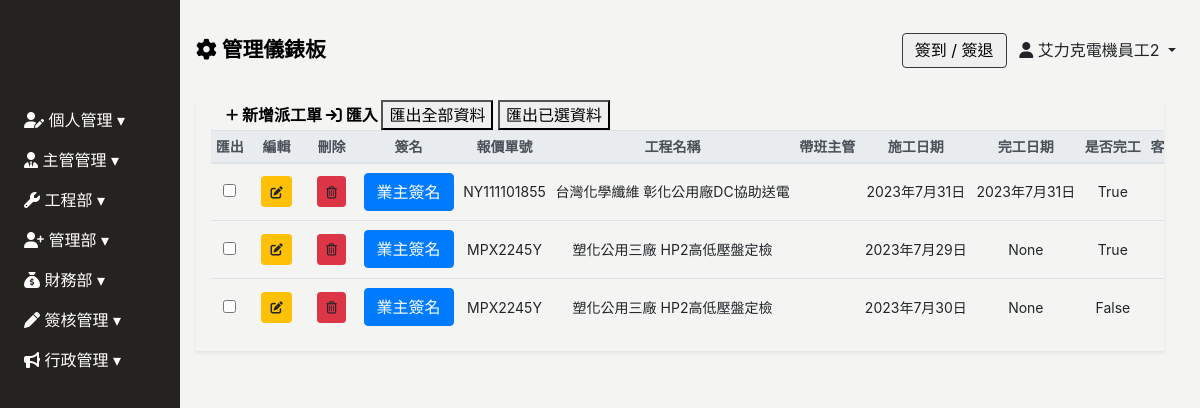
The page /employee_assign/ (signed in) on the database its author committed.
### Backend/models.py (models this page shows, shortened)
class ModifiedModel(models.Model):
    modified_by = models.ForeignKey("Employee", on_delete=models.SET_NULL, null=True, blank=True)
    created_date = models.DateField(default=timezone.now,verbose_name='建立日期')
    update_date = models.DateField(auto_now=True, verbose_name='更新日期')
    class Meta:
        abstract = True

class Employee(ModifiedModel):
    GENDER_CHOICES = [
        ('M', '男'),
        ('F', '女'),
    ]
    BLOOD_TYPE_CHOICES = [
        ('A', 'A型'),
        ('B', 'B型'),
        ('AB','AB型'),
        ('O', 'O型'),
    ]
    MARITAL_STATUS_CHOICES = [
        ('M', '已婚'),
        ('S', '未婚'),
        ('D', '離異'),
    ]
    MILITARY_STATUS_CHOICES = [
        ('M', '義務役'),
        ('E', '免服役'),
        ('A', '替代役'),
    ]
    user = models.OneToOneField(User, null=True, blank=True, on_delete=models.CASCADE)
    profile_image = models.ImageField(upload_to='employee_profile/', blank=True, null=True, default='employee_profile/default_profile.png', verbose_name='員工照片')
    full_name = models.CharField(max_length=30, null=True, blank=True, verbose_name='員工名稱')
    employee_id	 = models.CharField(max_length=30, blank=True,verbose_name='員工ID')
    departments = models.ForeignKey('Department', on_delete=models.SET_NULL, blank=True, null=True, related_name='employees', verbose_name='部門名稱')# 你可以通过department.employees.all()访问一个部门的所有员工。
    position = models.CharField(max_length=30, null=True, blank=True, verbose_name='職稱')
    phone_number = models.CharField(max_length=20, null=True, blank=True,verbose_name='手機號碼')
    contact_number = models.CharField(max_length=20, null=True, blank=True,verbose_name='聯絡電話')
    start_date = models.DateField(null=True, blank=True, verbose_name='到職日期')
    seniority = models.DecimalField(max_digits=3, decimal_places=1, null=True, blank=True, verbose_name='目前年資')
    id_number = models.CharField(max_length=20, null=True, blank=True, verbose_name='身份證字號')
    birthday = models.DateField(null=True, blank=True, verbose_name='出生日期')
    gender = models.CharField(max_length=1, choices=GENDER_CHOICES, null=True, blank=True, verbose_name='性別')
    blood_type = models.CharField(max_length=2, choices=BLOOD_TYPE_CHOICES, null=True, blank=True, verbose_name='血型')
    birth_place = models.CharField(max_length=100, null=True, blank=True, verbose_name='出生地')
    marital_status = models.CharField(max_length=1, choices=MARITAL_STATUS_CHOICES, null=True, blank=True, verbose_name='婚姻狀況')
    military_status = models.CharField(max_length=1, choices=MILITARY_STATUS_CHOICES, null=True, blank=True, verbose_name='兵役狀況')
    permanent_address = models.CharField(max_length=50, null=True, blank=True, verbose_name='戶籍地址')
    current_address_city = models.CharField(max_length=50, null=True, blank=True, verbose_name='現居地址縣市')
    current_address = models.CharField(max_length=50, null=True, blank=True, verbose_name='現居地址')
    location = models.CharField(max_length=50, null=True, blank=True, verbose_name='所在地')
    company_email = models.EmailField(null=True, blank=True, verbose_name='公司E_Mail')
    personal_email = models.EmailField(null=True, blank=True, verbose_name='個人E_Mail')
    emergency_contact = models.CharField(max_length=50, null=True, blank=True, verbose_name='緊急聯絡人1')
    emergency_contact_relations = models.CharField(max_length=50, null=True, blank=True, verbose_name='關係1')
    emergency_contact_phone = models.CharField(max_length=20, null=True, blank=True, verbose_name='聯絡人電話1')
    class Meta:
        verbose_name = "員工"   # 單數
        verbose_name_plural = verbose_name   #複數

class Project_Employee_Assign(ModifiedModel):
    project_job_assign= models.ForeignKey(Project_Job_Assign,on_delete=models.CASCADE,related_name='project_employee_assign',null=True, blank=True, verbose_name="工作派任計畫")
    construction_date = models.DateField(null=True, blank=True, verbose_name="施工日期")
    completion_date = models.DateField(null=True, blank=True, verbose_name="完工日期")
    is_completed = models.BooleanField(verbose_name='完工狀態',blank=True,default=False)
    construction_location = models.CharField(max_length=100,null=True, blank=True, verbose_name='施工地點')
    inspector = models.ManyToManyField('Employee', related_name='employee_assign_work_employee', blank=True, verbose_name='檢測人員')
    vehicle = models.CharField(max_length=100,null=True, blank=True, verbose_name='使用車輛')
    manuscript_return_date = models.DateField(null=True, blank=True, verbose_name="手稿預計回傳日")
    lead_employee = models.ManyToManyField('Employee', related_name='employee_assign_lead_employee', blank=True, verbose_name='帶班主管')
    enterprise_signature = models.ImageField(upload_to="Employee_Assign_Signature",null=True, blank=True, verbose_name='業主簽名')
    carry_equipments = models.ManyToManyField('Equipment', related_name='carry_project', blank=True, verbose_name='攜帶資產')
    class Meta:
        verbose_name = "派工單"   # 單數
        verbose_name_plural = verbose_name   #複數
        ordering = ['-id']

class Project_Job_Assign(ModifiedModel):
    project_confirmation= models.ForeignKey(Project_Confirmation,on_delete=models.CASCADE,related_name='project',null=True, blank=True, verbose_name="工程確認單")
    job_assign_id = models.CharField(max_length=100,null=True, blank=True, verbose_name='工派單編號')
    attendance_date =models.JSONField(null=True, blank=True, verbose_name="出勤日期")
    work_employee = models.ManyToManyField('Employee', related_name='projects_work_employee', blank=True, verbose_name='工作人員')
    lead_employee = models.ManyToManyField('Employee', related_name='projects_lead_employee', blank=True, verbose_name="帶班人員")
    vehicle = models.CharField(max_length=100,null=True, blank=True, verbose_name='使用車輛')
    location = models.CharField(max_length=100,null=True, blank=True, verbose_name="工作地點")
    project_type = models.CharField(max_length=100,null=True, blank=True, verbose_name='工作類型')
    remark = models.TextField(null=True, blank=True, verbose_name="備註")
    attachment = models.FileField(upload_to="project-attachment/", null=True, blank=True, verbose_name="工確單附件")
    class Meta:
        verbose_name = "工作派任計畫"   # 單數
        verbose_name_plural = verbose_name   #複數
        ordering = ['-id']
    def attachment_link(self):
        if self.attachment:
            return format_html("<a href='%s' download>下載</a>" % (self.project_confirmation.attachment.url,))
        else:
            return ""
    attachment_link.allow_tags = True

class Project_Confirmation(ModifiedModel):
    project_confirmation_id = models.CharField(max_length=100, null=True, blank=True, verbose_name="工確單編號")
    quotation_id = models.CharField(max_length=100, null=True, blank=True, verbose_name="報價單號")
    project_name = models.CharField(max_length=100, null=True, blank=True, verbose_name="工程名稱")
    order_id = models.CharField(max_length=100, null=True, blank=True, verbose_name='訂單編號')
    c_a = models.CharField(max_length=100, null=True, blank=True, verbose_name='母案編號')
    client = models.CharField(max_length=100, null=True, blank=True, verbose_name='客戶簡稱')
    requisition = models.CharField(max_length=100, null=True, blank=True, verbose_name='請購單位')
    turnover = models.CharField(max_length=10, null=True, blank=True, verbose_name='成交金額')
    is_completed = models.BooleanField(verbose_name='完工狀態',blank=True,default=False)
    completion_report_employee = models.ManyToManyField(Employee, related_name='projects_confirmation_report_employee', blank=True, verbose_name='完工回報人')
    completion_report_date = models.DateField(null=True, blank=True, verbose_name="完工回報日期")
    remark = models.TextField(null=True, blank=True, verbose_name="備註")
    attachment = models.FileField(upload_to="project_confirmation_reassignment_attachment", null=True, blank=True, verbose_name="完工重派附件")
    class Meta:
        verbose_name = "工程確認單"   # 單數
        verbose_name_plural = verbose_name   #複數
        ordering = ['-id']

### Frontend/views.py (the view)
# urls.py: path('employee_assign/', login_required(views.Employee_Assign_ListView.as_view()), name='employee_assign'),
class Employee_Assign_ListView(UserPassesTestMixin,ListView):
    model = Project_Employee_Assign
    template_name = 'employee_assign/employee_assign.html'
    context_object_name = 'Project_Employee_Assign'
    def get_context_data(self, **kwargs):
        context = super().get_context_data(**kwargs)
        context["employees_list"] = employee = Employee.objects.values('id','user__username')
        context["all_project_job_assign"] = Project_Job_Assign.objects.values('id','project_confirmation__project_confirmation_id')
        context["all_Equipment"] = Equipment.objects.all()
        return context
    def test_func(self):
        if settings.PASS_TEST_FUNC:
            return True
        return self.request.user.groups.filter(name__icontains='工程派工單').exists()

### Frontend/templates/employee_assign/employee_assign.html (shortened to what this page needs)
{% extends 'base/base_dashboard.html' %}
{% block import %}
{% load static%}
<link rel="stylesheet" href="{% static 'css/employee_assign/employee_assign.css' %}">
{% endblock %}
{% block main %}
<div class="main px-3">
    <div class="employee-assign-table container-fluid shadow-sm table-responsive">
        <table class="table table-sm table-hover text-center" id="table" data-toggle="table" data-sortable="true"
            data-toolbar="#toolbar" data-pagination="true" data-page-size="25" data-page-list="[25, All]"
            data-search="true" data-show-columns="true" data-filter-strict-search="true"
            data-show-columns-toggle-all="true">
            <div id="toolbar">
                <div class="employee-assign-header container-fluid">
                    <a href="" class="font-weight-bold" id="sys_new" data-toggle="modal"
                        data-target="#employee-assign-modal">
                        <i class="fa-solid fa-plus fa-sm" style="color: #000000;"></i> 新增派工單
                    </a>
                    <a href="" class="font-weight-bold" id="">
                        <i class="fa-solid fa-arrow-right-to-bracket" style="color: #000000;"></i> 匯入
                    </a>
                    <button onclick="exportAllOptionToExcel('派工單.xlsx')"
                        data-export-url="{% url 'excel_export' %}">匯出全部資料</button>
                    <button onclick="exportSelectedOptionToExcel('派工單.xlsx')">匯出已選資料</button>
                </div>
            </div>
            <thead class="thead-light" style="font-size: 14px;">
                <tr class="text-nowrap">
                    <th data-force-hide="true" data-switchable="false" data-field="ea_checkbox">匯出</th>
                    <th data-force-hide="true" data-switchable="false" data-field="ea_edid">編輯</th>
                    <th data-force-hide="true" data-switchable="false" data-field="ea_delete">刪除</th>
                    <th data-force-hide="true" data-switchable="false" data-field="ea_naelete">簽名</th>
                    <th data-field="ea_quotation_id" data-sortable="true">報價單號</th>
                    <th data-field="ea_project_name" data-sortable="true">工程名稱</th>
                    <th data-field="ea_lead_employee" data-sortable="true">帶班主管</th>
                    <th data-field="ea_construction_date" data-sortable="true">施工日期</th>
                    <th data-field="ea_completion_date" data-sortable="true">完工日期</th>
                    <th data-field="ea_is_completed" data-sortable="true">是否完工</th>
                    <th data-field="ea_client" data-sortable="true">客戶名稱</th>
                </tr>
            </thead>
            <tbody class="text-nowrap" style="font-size: 14px;">
                {% for p in Project_Employee_Assign %}
                <tr>
                    <td> <input type="checkbox" value="{{ p.id }}" /> </td>
                    <td>
                        <a type="button" data-url="project_employee_assign" data-id="{{p.id}}"
                            class="sys_get btn btn-sm btn-warning my-2 mx-md-2" data-toggle="modal"
                            data-target="#employee-assign-modal"></a>
                    </td>
                    <td>
                        <a data-url="project_employee_assign" data-id="{{p.id}}" type="button"
                            class="sys_del btn btn-sm btn-danger my-2 mx-md-2"></a>
                    </td>
                    <td>
                        <button type="button" class="btn btn-primary"  onclick="setSettingId('{{ p.id }}')"  data-toggle="modal" data-target="#signatureModal">
                            業主簽名
                        </button>
                    </td>
                    <td>{{ p.project_job_assign.project_confirmation.quotation_id }}</td>
                    <td>{{ p.project_job_assign.project_confirmation.project_name }}</td>
                    <td>
                    </td>
                    <td>{{ p.construction_date }}</td>
                    <td>{{ p.completion_date }}</td>
                    <td>{{ p.is_completed }}</td>
                    <td>{{ p.client }}</td>
                </tr>
                {% empty %}
                <h2>
                    目前無資料
                </h2>
                {% endfor %}
            </tbody>
        </table>
    </div>
</div>
{% endblock %}

### Frontend/templates/base/header.html (shortened to what this page needs)
<header class="d-flex justify-content-between align-items-center px-3">
    <div>
        <a href="{% url 'index' %}" style="color: #000; text-decoration: none;">
            <span class="font-weight-bold" style="font-size: clamp(1rem, 2vw, 1.3rem);">
                <i class="fa-solid fa-gear"></i> 管理儀錶板
            </span>
        </a>
    </div>
    <div>
        <button type="button" class="border border-dark rounded mr-2" data-toggle="modal" data-target="#clock-inout" @click="catchDateTime">
            簽到 / 簽退
        </button>
        <span class="dropdown-toggle mr-2" data-toggle="dropdown">
            <i class="fa-solid fa-user"></i> {{ request.user.employee.full_name }}
        </span>
    </div>
</header>
{% load static %}

### static/css/base/base.css (style rules this page uses)
:root { --sidebar-width: 180px; --theme-black: #252320; --theme-white: #f4f4f3; }
body { background: var(--theme-white); }
a { color: #0d4c91; }

### static/css/index/index-login.css (style rules this page uses)
.main { width: calc(100vw - var(--sidebar-width) - 20px); position: relative; left: var(--sidebar-width); top: 100px; }
header { width: calc(100vw - var(--sidebar-width)); height: 100px; background: var(--theme-white); position: fixed; left: var(--sidebar-width); z-index: 1; }
header button { width: 105px; height: 35px; }

### static/css/employee_assign/employee_assign.css (style rules this page uses)
.employee-assign-header a { text-decoration: none; color: black; }
.employee-assign-table td { vertical-align: middle; }

### rows shown on the page
Project_Employee_Assign: project_job_assign.project_confirmation.quotation_id "NY111101855", project_job_assign.project_confirmation.project_name "台灣化學纖維 彰化公用廠DC協助送電", construction_date "2023年7月31日", completion_date "2023年7月31日", is_completed "True"
Project_Employee_Assign: project_job_assign.project_confirmation.quotation_id "MPX2245Y", project_job_assign.project_confirmation.project_name "塑化公用三廠 HP2高低壓盤定檢", construction_date "2023年7月29日", completion_date "None", is_completed "True"
Project_Employee_Assign: project_job_assign.project_confirmation.quotation_id "MPX2245Y", project_job_assign.project_confirmation.project_name "塑化公用三廠 HP2高低壓盤定檢", construction_date "2023年7月30日", completion_date "None", is_completed "False"

### other values the page prints
{{ request.user.employee.full_name }} "艾力克電機員工2"
